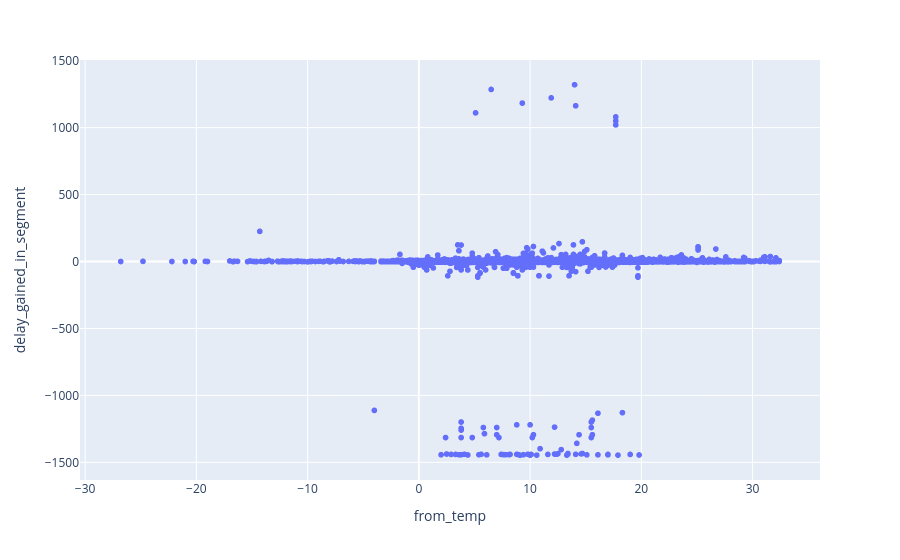
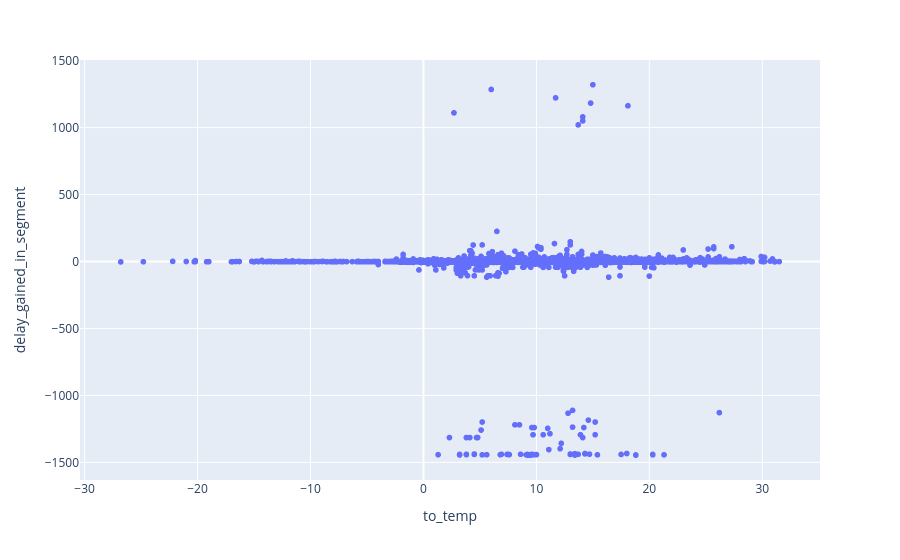
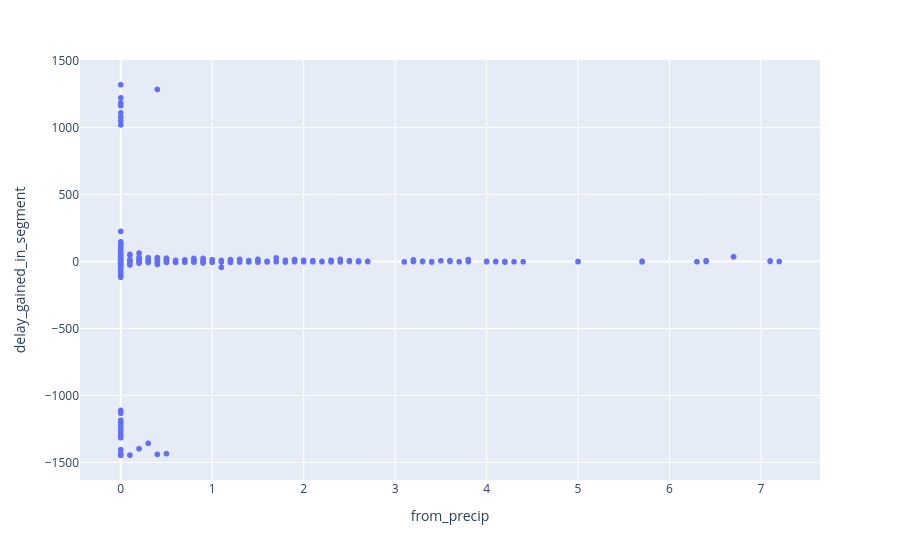
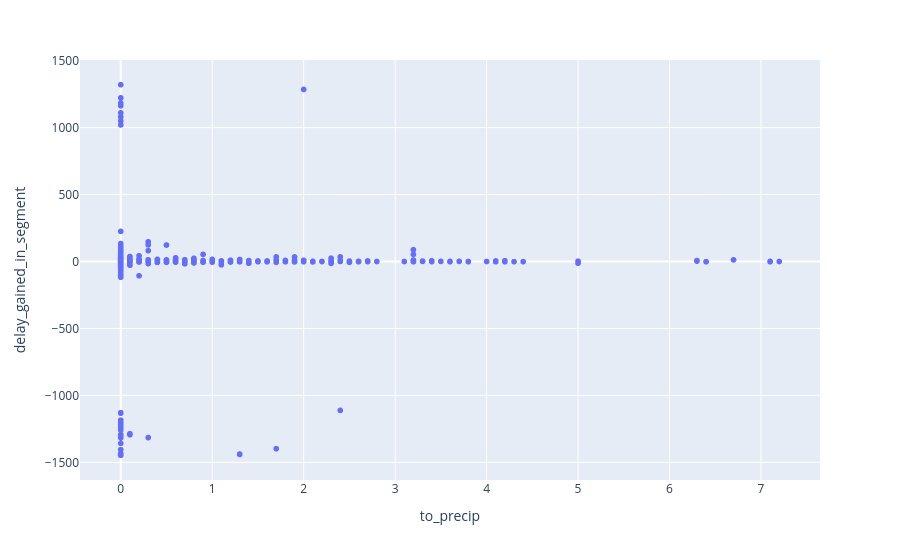

Source (notebook cell) for these figures, in order:
### Code cell
# Potential features to use


for feature in features:
    outlier_identifier = px.scatter(df, x=f"{feature}", y="delay_gained_in_segment")
    outlier_identifier.show()

### Figure 1 — Plotly figure (JSON) as saved in the notebook; plotly's stock layout.template omitted (floating-point values rounded to 4 significant figures; data arrays with more than 128 entries replaced by an {"elided": "..."} marker saying what was removed)
{"data": [{"hovertemplate": "from_temp=%{x}<br>delay_gained_in_segment=%{y}<extra></extra>", "legendgroup": "", "marker": {"color": "#636efa", "symbol": "circle"}, "mode": "markers", "name": "", "showlegend": false, "type": "scattergl", "x": {"elided": "11195 float values"}, "xaxis": "x", "y": {"elided": "11195 int values"}, "yaxis": "y"}], "layout": {"legend": {"tracegroupgap": 0}, "margin": {"t": 60}, "xaxis": {"anchor": "y", "domain": [0, 1], "title": {"text": "from_temp"}}, "yaxis": {"anchor": "x", "domain": [0, 1], "title": {"text": "delay_gained_in_segment"}}}}

### Figure 2 — Plotly figure (JSON) as saved in the notebook; plotly's stock layout.template omitted (floating-point values rounded to 4 significant figures; data arrays with more than 128 entries replaced by an {"elided": "..."} marker saying what was removed)
{"data": [{"hovertemplate": "to_temp=%{x}<br>delay_gained_in_segment=%{y}<extra></extra>", "legendgroup": "", "marker": {"color": "#636efa", "symbol": "circle"}, "mode": "markers", "name": "", "showlegend": false, "type": "scattergl", "x": {"elided": "11195 float values"}, "xaxis": "x", "y": {"elided": "11195 int values"}, "yaxis": "y"}], "layout": {"legend": {"tracegroupgap": 0}, "margin": {"t": 60}, "xaxis": {"anchor": "y", "domain": [0, 1], "title": {"text": "to_temp"}}, "yaxis": {"anchor": "x", "domain": [0, 1], "title": {"text": "delay_gained_in_segment"}}}}

### Figure 3 — Plotly figure (JSON) as saved in the notebook; plotly's stock layout.template omitted (floating-point values rounded to 4 significant figures; data arrays with more than 128 entries replaced by an {"elided": "..."} marker saying what was removed)
{"data": [{"hovertemplate": "from_precip=%{x}<br>delay_gained_in_segment=%{y}<extra></extra>", "legendgroup": "", "marker": {"color": "#636efa", "symbol": "circle"}, "mode": "markers", "name": "", "showlegend": false, "type": "scattergl", "x": {"elided": "11195 float values"}, "xaxis": "x", "y": {"elided": "11195 int values"}, "yaxis": "y"}], "layout": {"legend": {"tracegroupgap": 0}, "margin": {"t": 60}, "xaxis": {"anchor": "y", "domain": [0, 1], "title": {"text": "from_precip"}}, "yaxis": {"anchor": "x", "domain": [0, 1], "title": {"text": "delay_gained_in_segment"}}}}

### Figure 4 — Plotly figure (JSON) as saved in the notebook; plotly's stock layout.template omitted (floating-point values rounded to 4 significant figures; data arrays with more than 128 entries replaced by an {"elided": "..."} marker saying what was removed)
{"data": [{"hovertemplate": "to_precip=%{x}<br>delay_gained_in_segment=%{y}<extra></extra>", "legendgroup": "", "marker": {"color": "#636efa", "symbol": "circle"}, "mode": "markers", "name": "", "showlegend": false, "type": "scattergl", "x": {"elided": "11195 float values"}, "xaxis": "x", "y": {"elided": "11195 int values"}, "yaxis": "y"}], "layout": {"legend": {"tracegroupgap": 0}, "margin": {"t": 60}, "xaxis": {"anchor": "y", "domain": [0, 1], "title": {"text": "to_precip"}}, "yaxis": {"anchor": "x", "domain": [0, 1], "title": {"text": "delay_gained_in_segment"}}}}
